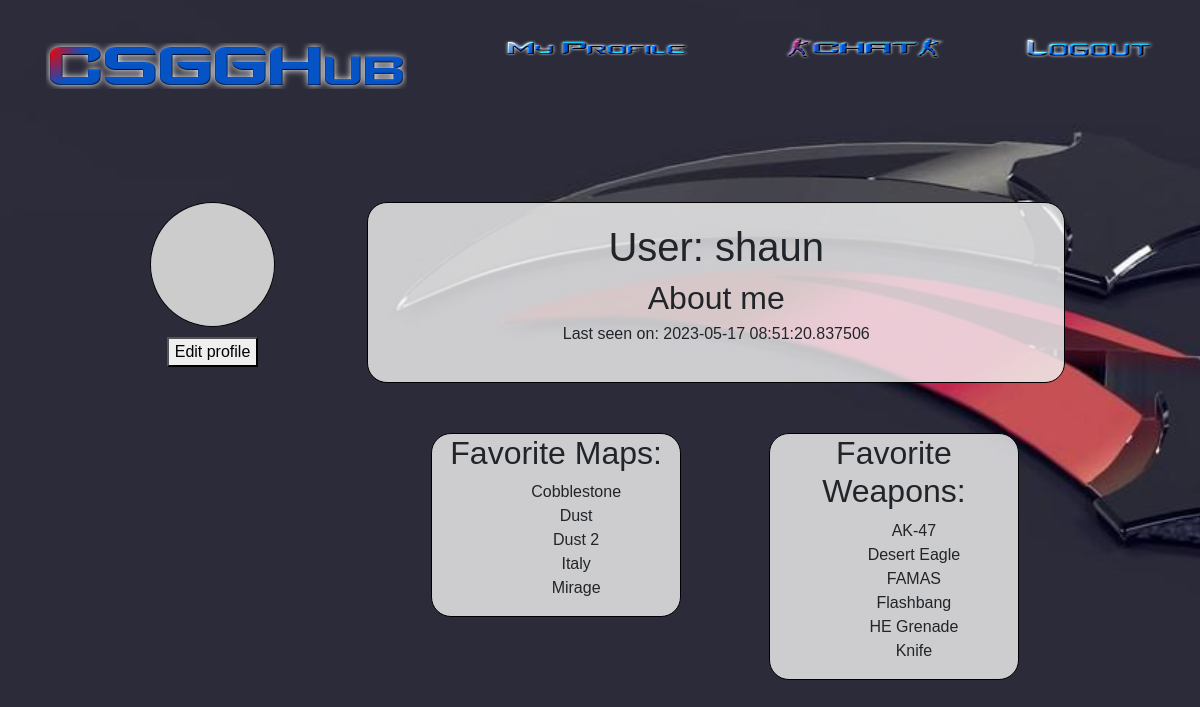
/profile/shaun (signed in), run on an earlier commit of the app's database.
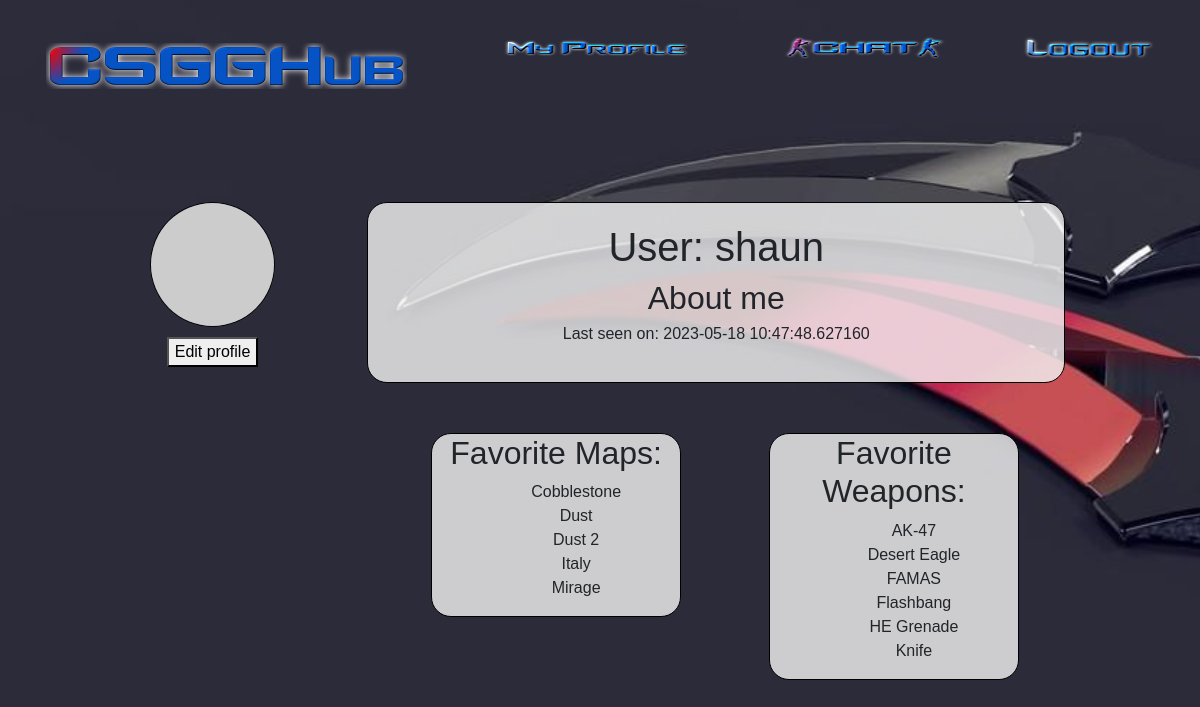
And on a later commit of the database.
### app/models.py (models this page shows, shortened)
class User(UserMixin, db.Model):
    id = db.Column(db.Integer, primary_key=True)
    username = db.Column(db.String(64), index=True, unique=True)
    email = db.Column(db.String(120), index=True, unique=True)
    password_hash = db.Column(db.String(128))
    rank_id = db.Column(db.Integer, db.ForeignKey('rank.id'))
    private = db.Column(db.Boolean, default=False)
    chat = db.relationship('Chat', backref='author', lazy='dynamic')
    created_rooms = db.relationship('ChatRoom', backref='creator', lazy='dynamic')
    fav_weapons = db.relationship('FavWeapon', backref='user', lazy='dynamic')
    fav_maps = db.relationship('FavMap', backref='user', lazy='dynamic')
    about_me = db.Column(db.String(300))
    last_seen = db.Column(db.DateTime, default=datetime.utcnow)
    def avatar(self, size):
        digest = md5(self.email.lower().encode('utf-8')).hexdigest()
        return 'https://www.gravatar.com/avatar/{}?d=identicon&s={}'.format(
            digest, size)

class FavMap(db.Model):
    id = db.Column(db.Integer, primary_key=True)
    user_id = db.Column(db.Integer, db.ForeignKey('user.id'))
    map_id = db.Column(db.Integer, db.ForeignKey('map.id'))

class Map(db.Model):
    id = db.Column(db.Integer, primary_key=True)
    map_name = db.Column(db.String(64), unique=True)
    map_about = db.Column(db.String(500))
    users = db.relationship('FavMap', backref='map', lazy='dynamic')

class FavWeapon(db.Model):
    id = db.Column(db.Integer, primary_key=True)
    user_id = db.Column(db.Integer, db.ForeignKey('user.id'))
    weapon_id = db.Column(db.Integer, db.ForeignKey('weapon.id'))

class Weapon(db.Model):
    id = db.Column(db.Integer, primary_key=True)
    weapon_name = db.Column(db.String(64), unique=True)
    category = db.Column(db.String(64))
    description = db.Column(db.String(500))
    users = db.relationship('FavWeapon', backref='weapon', lazy='dynamic')

### app/routes.py (the view)
@app.route('/profile/<username>')
@login_required
def profile(username):
    user=User.query.filter_by(username=current_user.username).first_or_404()
    if (current_user.username !=username):
        anotherUser=User.query.filter_by(username=username).first_or_404()
        if anotherUser.private:
            flash(f"User '{username}' has set their profile to private. You have been redirected to your profile")
        else:
            return render_template("profile.html", title='My Profile', user=anotherUser)
    return render_template("profile.html", title='My Profile', user=user)

### app/models.py (called while the page is built)
@login.user_loader
def load_user(id):
    return User.query.get(int(id))

### app/routes.py (called while the page is built)
@app.before_request
def before_request():
    if current_user.is_authenticated:
        current_user.last_seen = datetime.utcnow()
        db.session.commit()

### app/templates/profile.html (shortened to what this page needs)
{% extends "base.html" %}
{% block content %}
    <div class="profileBox col-11">
        <div class="row">
            <div class="col-2">
                <img class= "profileImage" src="{{ user.avatar(128) }}" alt="profileImage">
                {% if current_user == user %}
                <p style="text-align: center;"><a href="{{ url_for('edit_profile') }}"><button>Edit profile</button></a></p>
                {% endif %}
            </div>
            <div class="profileInfo offset-1 col-9">
                <h1>User:  {{user.username }}</h1>
                <h2>About me</h2>
                {% if user.last_seen %}
                    <p>Last seen on: {{ user.last_seen }}</p>
                {% endif %}
            </div>
        </div>
    </div>
    <div class="playerFavs col-10">
        <div class="gunsAndMaps offset-3 col-3">
            <h2>Favorite Maps:</h2>
            <div class="test">
            {% if user.fav_maps %}
                <ul >
                    {% for fav_map in user.fav_maps %}
                        <li>{{ fav_map.map.map_name }}</li>
                    {% endfor %}
                </ul>
            {% endif %}
            </div>
        </div>
        <div class="gunsAndMaps offset-1 col-3">
            <h2>Favorite Weapons:</h2>
            <div class="test">
                {% if user.fav_weapons %}
                <ul >
                    {% for fav_weapon in user.fav_weapons %}
                        <li>{{ fav_weapon.weapon.weapon_name }}</li>
                    {% endfor %}
                </ul>
                {% endif %}
            </div>
        </div>
    </div>
{% endblock %}

### app/templates/base.html (shortened to what this page needs)
<!DOCTYPE html>
<html lang="en">
<head>
    <link rel="stylesheet" href="https://cdn.jsdelivr.net/npm/bootstrap@4.3.1/dist/css/bootstrap.min.css">
    <link rel="stylesheet" href="../static/style.css">
</head>
<body>
    <div>
        <header>
            <nav class="navbar navbar-expand-sm  navigation ">
                {% if current_user.is_anonymous %}
                <a class="navbar-brand" href="{{ url_for('homePage') }}"><img class="logo" src="../static/LogoNav.png" alt="CSSGLogo"></a>
                {% else %}
                <a class="navbar-brand" href="{{ url_for('homePage') }}"><img class="logo" src="../static/Logo2Nav.png" alt="CSSGLogo"></a>
                {% endif %}
                <div class="collapse navbar-collapse pos" >
                    <ul class="navbar-nav">
                        {% if current_user.is_anonymous %}
                        <!-- <li >
                            <a class="col-6"  href="{{ url_for('homePage') }}"><img  src="../static/WelcomeNav.png" alt="Welcome"></span></a>
                        </li> -->
                        <li >
                            <a class="col-6 "  href="{{ url_for('login') }}"><img class="navicons" src="../static/LoginNav.png" alt="Login"></a>
                        </li>
                        <li>
                            <a class="col-6" href="{{ url_for('register') }}"><img class="navicons" src="../static/RegisterNav.png" alt="Register"></a>
                        </li>
                        {% else %}
                        <li>
                            <a class="col-6" href="{{ url_for('profile', username=current_user.username) }}"><img class="navicons" src="../static/ProfileNav.png" alt="My Profile"></a>
                        </li>
                        <li>
                            <a class="col-6" href="{{ url_for('chat') }}"><img class="navicons" src="../static/ChatNav.png" alt="Chat"></a>
                        </li>
                        <li>
                            <a class="col-6" href="{{ url_for('logout') }}"><img class="navicons" src="../static/LogoutNav.png" alt="Logout"></a>
                        </li>
                        {% endif %}
                    </ul>
                </div>
                </nav>
        </header>
    </div>
    {% block content%}
    {% endblock %}
</body>
</html>

### app/static/style.css (style rules this page uses)
.navigation { margin-top: 30px; margin-left: 30px; }
* { font-family: Arial, Helvetica, sans-serif; }
body { background-color: rgb(2, 0, 36); background-color: linear-gradient(90deg, rgba(2, 0, 36, 1) 0%, rgba(9, 9, 121, 1) 35%, rgba(0, 212, 255, 1) 100%); }
.logo { width: 50%; }
.navicons { width: 70%; height: 60%; }
.pos { position: absolute; top: 5px; right: 0; }
.profileBox { height: auto; margin: auto; padding: 0 100px; padding-top: 100px; }
.profileImage { border: solid 1px black; width: 100%; border-radius: 100%; margin-bottom: 10px; }
.profileInfo { border: solid 1px black; background-color: rgba(245, 245, 245,0.8); border-radius: 20px; padding: 20px; font: 1em arial,sans-serif; }
.profileBox>div { text-align: center; }
.playerFavs { margin: auto; padding: 0; text-align: center; }
.gunsAndMaps { background-color: rgba(245, 245, 245,0.8); border: solid 1px black; display: inline-block; vertical-align: top; border-radius: 20px; }
.test ul { max-height: 200px; overflow: auto; text-align: center; list-style: none; }

### app/templates/profile.html (style rules this page uses)
body { background: url('/static/ProfileBg.jpg'), radial-gradient(rgb(50, 22, 175) 0%, rgb(0, 0, 0) 100%); background-repeat: no-repeat; background-size:auto; }

What changed in the data, as far as the page shows it:
changed User "shaun": last_seen "2023-05-17 08:51:20.837506" → "2023-05-18 10:47:48.627160"
